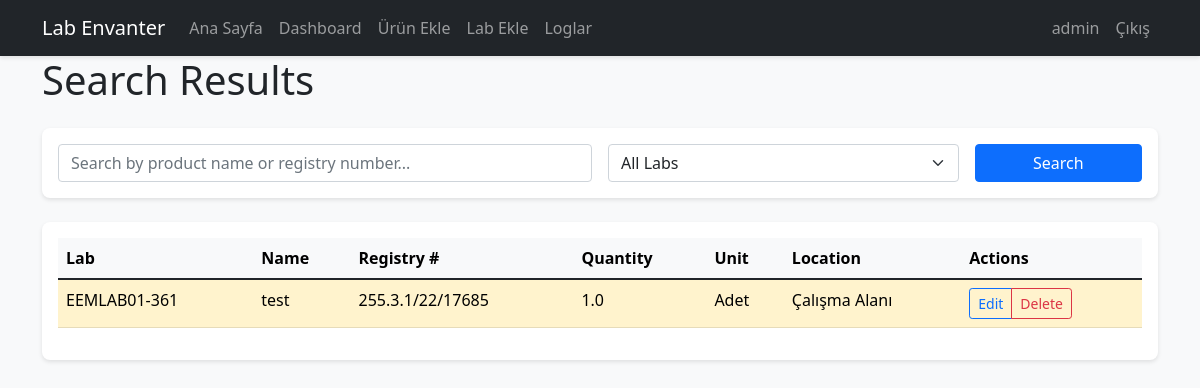
/search (signed in), run on an earlier commit of the app's database.
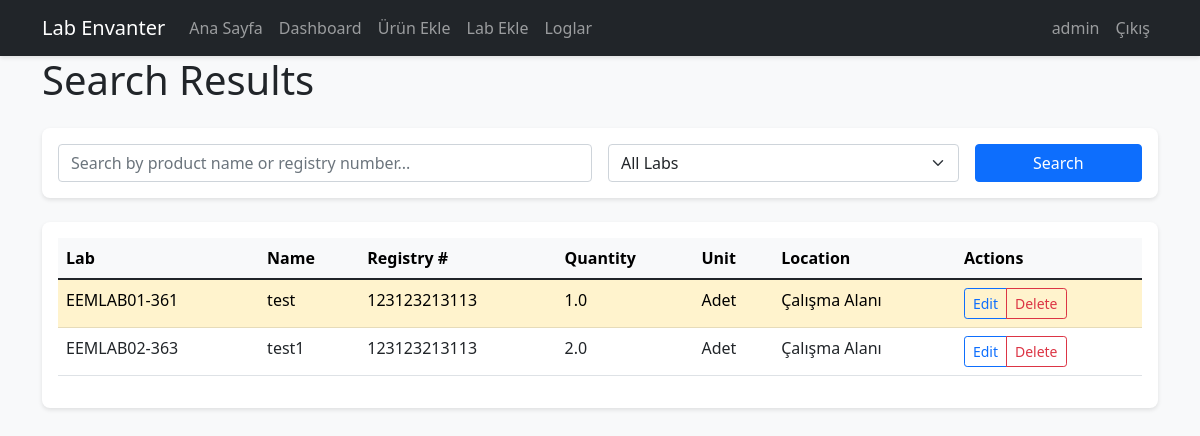
And on a later commit of the database.
### app/models/product.py (models this page shows, shortened)
class Product(db.Model):
    id = db.Column(db.Integer, primary_key=True)
    name = db.Column(db.String(200), nullable=False)
    registry_number = db.Column(db.String(50), unique=True, nullable=False, index=True)
    quantity = db.Column(db.Float, nullable=False, default=0)
    unit = db.Column(db.String(20), nullable=False)
    minimum_quantity = db.Column(db.Float, default=0)
    location_type = db.Column(db.String(20), nullable=False)
    location_number = db.Column(db.String(20))
    location_position = db.Column(db.String(10))
    notes = db.Column(db.Text)
    created_at = db.Column(db.DateTime, default=datetime.utcnow)
    updated_at = db.Column(db.DateTime, default=datetime.utcnow, onupdate=datetime.utcnow)
    version_id = db.Column(db.Integer, nullable=False, default=0)
    lab_id = db.Column(db.Integer, db.ForeignKey('lab.id'), nullable=False)
    def get_location_display(self):
        if self.location_type=='workspace':
            return "Çalışma Alanı"
        pos_text='Üst' if self.location_position=='upper' else 'Alt'
        return f"Dolap No: {self.location_number} - {pos_text}"
    @classmethod
    def search(cls, query, lab_id=None):
        search = f"%{query}%"
        base_query = cls.query.filter(
            db.or_(
                cls.name.ilike(search),
                cls.registry_number.ilike(search)
            )
        )
        if lab_id:
            base_query = base_query.filter(cls.lab_id == lab_id)
        return base_query.order_by(cls.name).all()

### app/models/lab.py (models this page shows, shortened)
class Lab(db.Model):
    id = db.Column(db.Integer, primary_key=True)
    code = db.Column(db.String(20), unique=True, nullable=False)
    name = db.Column(db.String(100), unique=True, nullable=False)
    description = db.Column(db.Text)
    location = db.Column(db.String(200))
    max_cabinets = db.Column(db.Integer, nullable=False, default=8)
    products = db.relationship('Product', backref='lab', lazy='dynamic')
    PREDEFINED_LABS = [
        ('EEMLAB01-361', 'EEMLAB01-361', 'Laboratory 1', 8),
        ('EEMLAB02-363', 'EEMLAB02-363', 'Laboratory 2', 8),
        ('EEMLAB03-365', 'EEMLAB03-365', 'Laboratory 3', 8),
        ('EEMLAB04-367', 'EEMLAB04-367', 'Laboratory 4', 8),
        ('EEMLAB05-369', 'EEMLAB05-369', 'Laboratory 5', 8),
        ('EEMLAB06-371', 'EEMLAB06-371', 'Laboratory 6', 8),
        ('EEMLAB07-373', 'EEMLAB07-373', 'Laboratory 7', 8),
    ]

### app/main/routes.py (the view)
@bp.route('/search')
@login_required
def search_products():
    query = request.args.get('q', '')
    lab_code = request.args.get('lab', 'all')
    if lab_code != 'all':
        lab = Lab.query.filter_by(code=lab_code).first_or_404()
        products = Product.search(query, lab.id)
    else:
        products = Product.search(query)
    return render_template('main/search_results.html',
                         title='Search Results',
                         query=query,
                         products=products,
                         selected_lab_code=lab_code)

### app/__init__.py (called while the page is built)
def create_app(config_class=Config):
    app = Flask(__name__)
    app.config.from_object(config_class)
    db.init_app(app)
    login_manager.init_app(app)
    socketio.init_app(app, cors_allowed_origins="*", async_mode='threading')
    migrate.init_app(app, db)
    login_manager.login_view = 'auth.login'
    login_manager.login_message = 'Please log in to access this page.'
    login_manager.login_message_category = 'info'
    @login_manager.user_loader
    def load_user(user_id):
        return User.query.get(int(user_id))
    from app.main import bp as main_bp
    from app.auth import bp as auth_bp
    app.register_blueprint(main_bp)
    app.register_blueprint(auth_bp, url_prefix='/auth')
    @app.context_processor
    def inject_models():
        return dict(Product=Product)
    with app.app_context():
        db.create_all()
    return app

### app/models/user.py (called while the page is built)
    def is_editor(self):
        return self.role in ['admin', 'editor']

### app/templates/main/search_results.html (shortened to what this page needs)
{% extends "base.html" %}
{% block content %}
<div class="container">
    <h1 class="mb-4">Search Results</h1>
    <div class="card mb-4">
        <div class="card-body">
            <form method="GET" action="{{ url_for('main.search_products') }}" class="row g-3">
                <div class="col-md-6">
                    <input type="text" name="q" class="form-control" value="{{ query }}"
                           placeholder="Search by product name or registry number...">
                </div>
                <div class="col-md-4">
                    <select name="lab" class="form-select">
                        <option value="all" {% if selected_lab_code == 'all' %}selected{% endif %}>All Labs</option>
                    </select>
                </div>
                <div class="col-md-2">
                    <button type="submit" class="btn btn-primary w-100">Search</button>
                </div>
            </form>
        </div>
    </div>
    {% if products %}
    <div class="card">
        <div class="card-body">
            <div class="table-responsive">
                <table class="table table-hover">
                    <thead class="table-light">
                        <tr>
                            <th>Lab</th>
                            <th>Name</th>
                            <th>Registry #</th>
                            <th>Quantity</th>
                            <th>Unit</th>
                            <th>Location</th>
                            <th>Actions</th>
                        </tr>
                    </thead>
                    <tbody>
                        {% for product in products %}
                        <tr {% if product.quantity <= product.minimum_quantity %}class="table-warning"{% endif %}>
                            <td>{{ product.lab.code }}</td>
                            <td>{{ product.name }}</td>
                            <td>{{ product.registry_number }}</td>
                            <td>{{ product.quantity }}</td>
                            <td>{{ product.unit }}</td>
                            <td>{{ product.get_location_display() }}</td>
                            <td>
                                <div class="btn-group">
                                    <a href="{{ url_for('main.edit_product', id=product.id) }}"
                                       class="btn btn-sm btn-outline-primary">Edit</a>
                                    {% if current_user.role == 'admin' %}
                                    <button type="button" class="btn btn-sm btn-outline-danger"
                                            data-bs-toggle="modal" data-bs-target="#deleteModal{{ product.id }}">
                                        Delete
                                    </button>
                                    {% endif %}
                                </div>
                            </td>
                        </tr>
                        {% endfor %}
                    </tbody>
                </table>
            </div>
        </div>
    </div>
    {% endif %}
</div>
{% endblock %}

What changed in the data, as far as the page shows it:
changed Product "test": registry_number "255.3.1/22/17685" → "123123213113"
added Product: lab.code "EEMLAB02-363", name "test1", registry_number "123123213113", quantity "2.0", unit "Adet", location "Çalışma Alanı"
